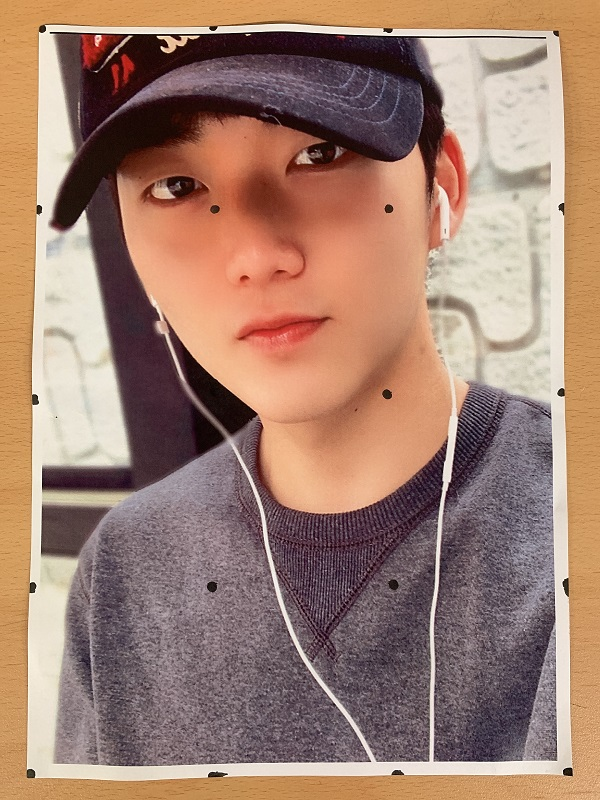
#> input picture Warping_numpy_main/img.jpg, 600 x 800 px
$ python warping.py   (older library calls are emulated)
#> lines starting #> are read from the running program, lines starting #| are printed output that depends on the picture
import matplotlib.pyplot as plt
import numpy as np
from PIL import Image
from numpy.linalg import inv    #주어진 행렬의 역행렬계산
import math
import warnings

warnings.filterwarnings(action='ignore') #경고 메세지 끄기

img = Image.open("img.jpg").convert('L') #이미지 불러오기
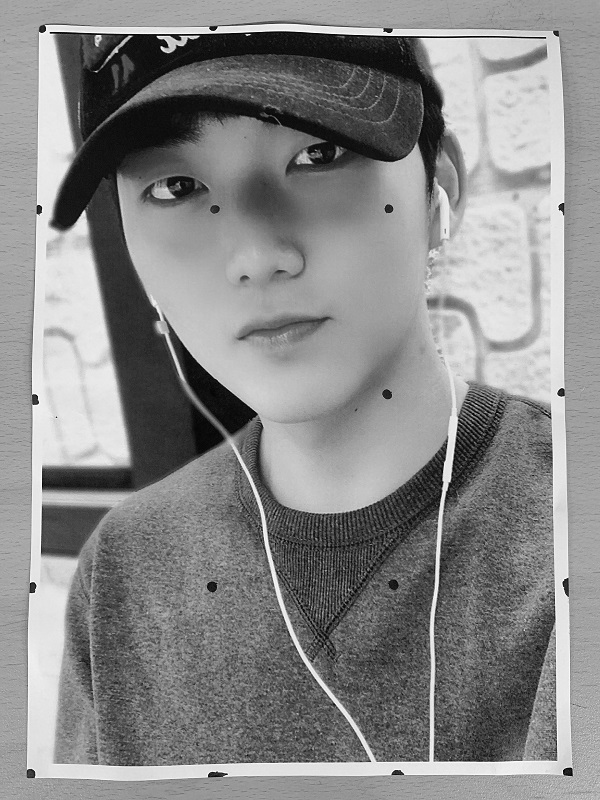
#> img: PIL image 600x800 L; min 1, max 254, mean 135.6
img = np.array(img) #이미지배열 생성

img2 = Image.open("img2.jpg").convert('L') #이미지 불러오기
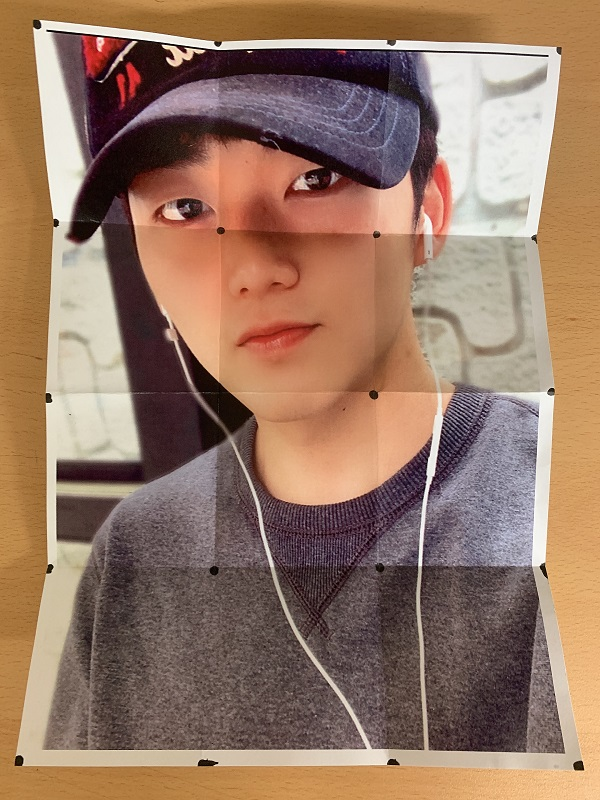
#> input picture Warping_numpy_main/img2.jpg, 600 x 800 px
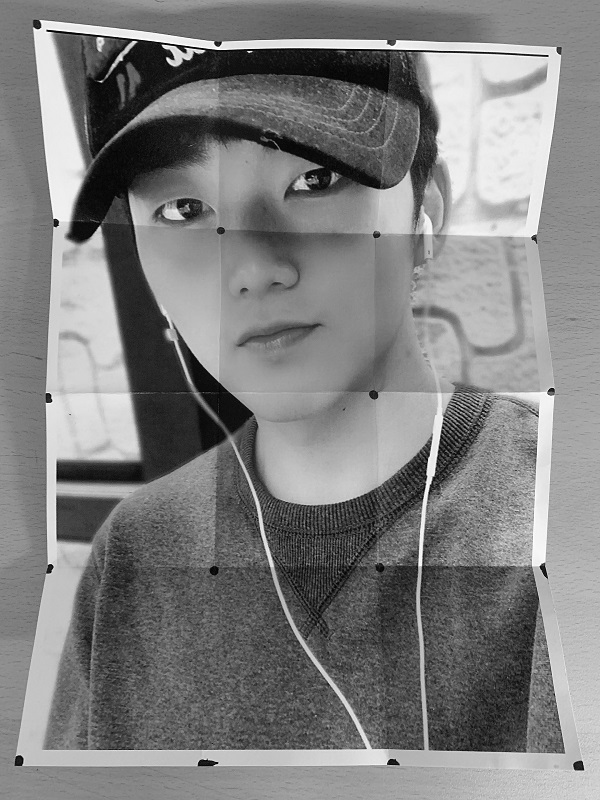
#> img2: PIL image 600x800 L; min 1, max 255, mean 126.7
img2 = np.array(img2) #이미지배열 생성

global zeros_bg #전역함수처리
zeros_bg = np.zeros_like(img) #같은 사이즈의 zeros 만들기

# [8 lines left out: function linear, not called in this run]

def dot_choice(image,image2): #점찍기 함수
    plt.imshow(image,'gray')
    print ( "Please click img1" )
#> (the run stopped early here; a loop or call above may not have finished)
